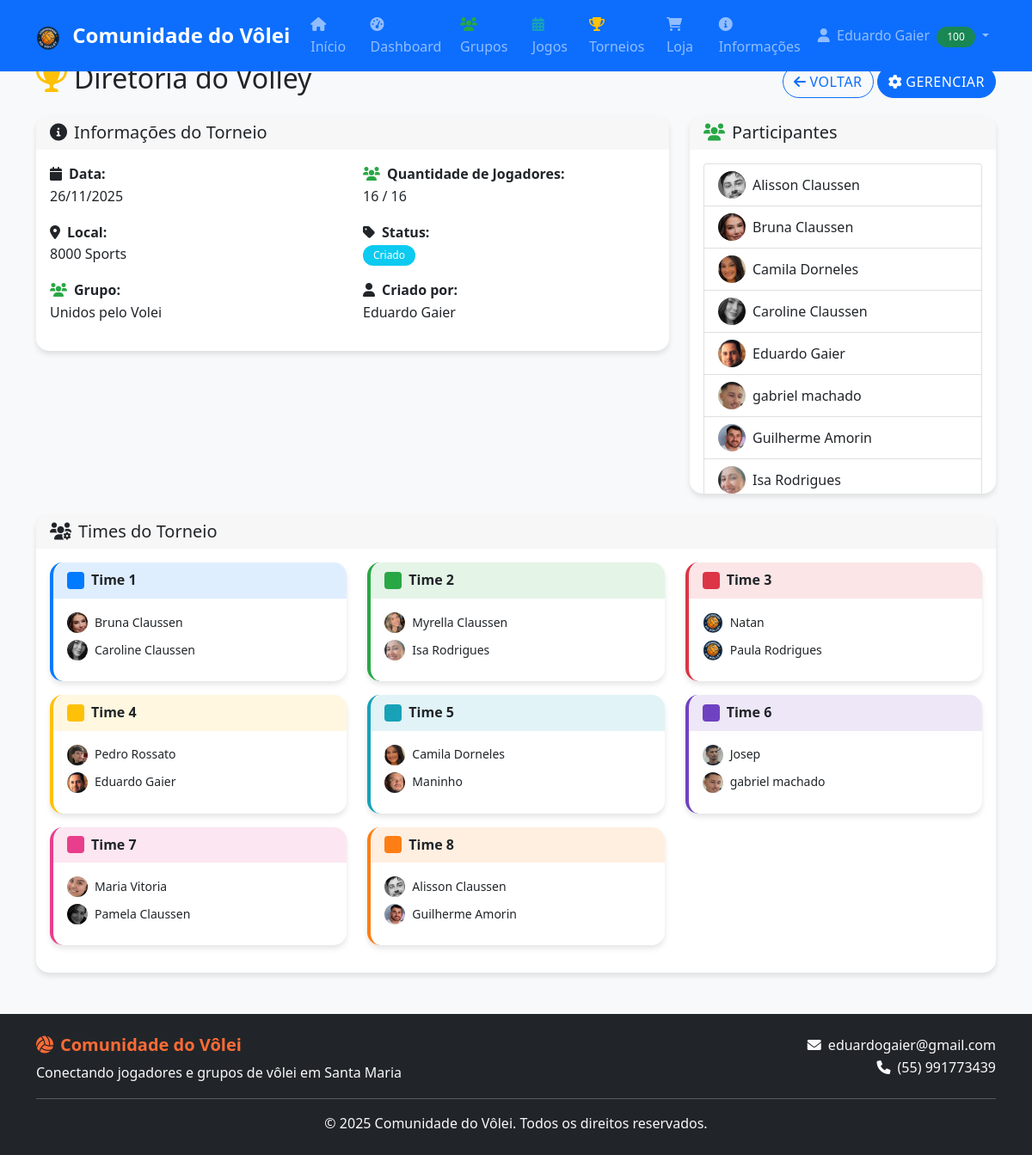
The app's page /torneio.php?id=20 (signed in) with its own data.
### tables this page shows
CREATE TABLE `usuarios` (
  `id` int(11) NOT NULL,
  `nome` varchar(100) NOT NULL,
  `usuario` varchar(50) NOT NULL,
  `cpf` varchar(14) DEFAULT NULL,
  `telefone` varchar(15) DEFAULT NULL,
  `email` varchar(100) NOT NULL,
  `senha` varchar(255) NOT NULL,
  `nivel` enum('Iniciante','Intermediário','Avançado','Profissional') NOT NULL,
  `genero` enum('Masculino','Feminino') NOT NULL DEFAULT 'Masculino',
  `disponibilidade` text DEFAULT NULL,
  `data_aniversario` date DEFAULT NULL,
  `reputacao` int(11) DEFAULT 0,
  `foto_perfil` varchar(255) DEFAULT NULL,
  `data_cadastro` timestamp NOT NULL DEFAULT current_timestamp(),
  `ativo` tinyint(1) DEFAULT 1,
  `is_premium` tinyint(1) DEFAULT 0,
  `premium_ativado_em` timestamp NULL DEFAULT NULL,
  `premium_expira_em` timestamp NULL DEFAULT NULL,
  `ultimo_pagamento` timestamp NULL DEFAULT NULL,
  `is_admin` tinyint(1) DEFAULT 0
);

CREATE TABLE `torneios` (
  `id` int(11) NOT NULL,
  `nome` varchar(100) NOT NULL,
  `descricao` text DEFAULT NULL,
  `grupo_id` int(11) DEFAULT NULL,
  `tipo` enum('grupo','avulso') DEFAULT 'grupo',
  `data_inicio` datetime NOT NULL,
  `data_fim` datetime DEFAULT NULL,
  `max_participantes` int(11) DEFAULT 16,
  `quantidade_times` int(11) DEFAULT NULL,
  `integrantes_por_time` int(11) DEFAULT NULL,
  `modalidade` enum('todos_contra_todos','todos_chaves') DEFAULT NULL,
  `quantidade_grupos` int(11) DEFAULT NULL,
  `status` enum('Criado','Inscrições Abertas','Em Andamento','Finalizado','Cancelado') DEFAULT 'Criado',
  `criado_por` int(11) NOT NULL,
  `data_criacao` timestamp NOT NULL DEFAULT current_timestamp()
);

CREATE TABLE `grupos` (
  `id` int(11) NOT NULL,
  `nome` varchar(100) NOT NULL,
  `logo_id` int(11) DEFAULT NULL,
  `descricao` text DEFAULT NULL,
  `nivel` enum('Iniciante','Amador','Avançado','Profissional') DEFAULT NULL,
  `administrador_id` int(11) NOT NULL,
  `local_principal` varchar(200) DEFAULT NULL,
  `contato` text DEFAULT NULL,
  `ativo` tinyint(1) DEFAULT 1,
  `data_criacao` timestamp NOT NULL DEFAULT current_timestamp(),
  `modalidade` enum('Vôlei','Vôlei Quadra','Vôlei Areia','Beach Tênis') DEFAULT NULL
);

CREATE TABLE `torneio_participantes` (
  `id` int(11) NOT NULL,
  `torneio_id` int(11) NOT NULL,
  `usuario_id` int(11) DEFAULT NULL,
  `nome_avulso` varchar(100) DEFAULT NULL,
  `ordem` int(11) DEFAULT 0,
  `data_inscricao` timestamp NOT NULL DEFAULT current_timestamp(),
  `posicao_final` int(11) DEFAULT NULL
);

CREATE TABLE `torneio_times` (
  `id` int(11) NOT NULL,
  `torneio_id` int(11) NOT NULL,
  `nome` varchar(50) NOT NULL,
  `cor` varchar(20) DEFAULT '#007bff',
  `ordem` int(11) DEFAULT 0,
  `data_criacao` timestamp NOT NULL DEFAULT current_timestamp()
);

### torneio.php (the view, shortened to what the rows shown need)
<?php
require_once 'includes/db_connect.php';
$torneio_id = isset($_GET['id']) ? (int)$_GET['id'] : 0;
$sql = "SELECT t.*, g.nome AS grupo_nome, g.local_principal AS grupo_local, u.nome AS criado_por_nome
        FROM torneios t
        LEFT JOIN grupos g ON g.id = t.grupo_id
        LEFT JOIN usuarios u ON u.id = t.criado_por
        WHERE t.id = ?";
$stmt = executeQuery($pdo, $sql, [$torneio_id]);
$torneio = $stmt ? $stmt->fetch() : false;
$sql = "SELECT tp.*, u.nome AS usuario_nome, u.foto_perfil
        FROM torneio_participantes tp
        LEFT JOIN usuarios u ON u.id = tp.usuario_id
        WHERE tp.torneio_id = ?";
$stmt = executeQuery($pdo, $sql, [$torneio_id]);
$participantes = $stmt ? $stmt->fetchAll() : [];
$sql = "SELECT * FROM torneio_times WHERE torneio_id = ? ORDER BY ordem ASC, id ASC";
$stmt = executeQuery($pdo, $sql, [$torneio_id]);
$times = $stmt ? $stmt->fetchAll() : [];
$quantidade_times = (int)($torneio['quantidade_times'] ?? 0);
if (count($times) > 0) {
    $timesPorOrdem = [];
    foreach ($times as $time) {
        $ordem = (int)$time['ordem'];
        if (!isset($timesPorOrdem[$ordem])) {
            $timesPorOrdem[$ordem] = $time;
        }
    }
    ksort($timesPorOrdem);
    if ($quantidade_times > 0) {
        $timesFiltrados = [];
        for ($i = 1; $i <= $quantidade_times; $i++) {
            if (isset($timesPorOrdem[$i])) {
                $timesFiltrados[] = $timesPorOrdem[$i];
            }
        }
        $times = $timesFiltrados;
    } else {
        $times = array_values($timesPorOrdem);
    }
}
include 'includes/header.php';
?>
<div class="row mb-3">
    <div class="col-12 d-flex justify-content-between align-items-center">
        <h2>
            <i class="fas fa-trophy me-2"></i><?php echo htmlspecialchars($torneio['nome']); ?>
        </h2>
        <div>
            <a href="torneios.php" class="btn btn-outline-primary">
            </a>
            <?php
            $sou_criador = ((int)$torneio['criado_por'] === (int)$_SESSION['user_id']);
            $sou_admin_grupo = false;
            if ($torneio['grupo_id']) {
                $sql = "SELECT administrador_id FROM grupos WHERE id = ?";
                $stmt = executeQuery($pdo, $sql, [$torneio['grupo_id']]);
                $grupo = $stmt ? $stmt->fetch() : false;
                $sou_admin_grupo = $grupo && ((int)$grupo['administrador_id'] === (int)$_SESSION['user_id']);
            }
            if ($sou_criador || $sou_admin_grupo || isAdmin($pdo, $_SESSION['user_id'])):
            ?>
                <a href="admin/gerenciar_torneio.php?id=<?php echo $torneio_id; ?>" class="btn btn-primary">
                </a>
            <?php endif; ?>
        </div>
    </div>
</div>
<div class="row mb-4">
    <div class="col-md-8">
        <div class="card">
            <div class="card-body">
                <div class="row">
                    <div class="col-md-6 mb-3">
                        <strong><i class="fas fa-calendar me-2"></i>Data:</strong><br>
                        <?php
                        $dataTorneio = $torneio['data_inicio'] ?? '';
                        echo $dataTorneio ? date('d/m/Y', strtotime($dataTorneio)) : 'Não definida';
                        ?>
                    </div>
                    <div class="col-md-6 mb-3">
                        <strong><i class="fas fa-users me-2"></i>Quantidade de Jogadores:</strong><br>
                        <?php
                        $maxParticipantes = $torneio['max_participantes'] ?? $torneio['quantidade_participantes'] ?? 0;
                        echo (int)count($participantes);
                        if ($maxParticipantes > 0) {
                            echo ' / ' . (int)$maxParticipantes;
                        }
                        ?>
                    </div>
                    <div class="col-md-6 mb-3">
                        <strong><i class="fas fa-map-marker-alt me-2"></i>Local:</strong><br>
                        <?php
                        $local = 'Não definido';
                        if (!empty($torneio['grupo_local'])) {
                            $local = $torneio['grupo_local'];
                        } elseif (!empty($torneio['local'])) {
                            $local = $torneio['local'];
                        }
                        echo htmlspecialchars($local);
                        ?>
                    </div>
                    <div class="col-md-6 mb-3">
                        <strong><i class="fas fa-tag me-2"></i>Status:</strong><br>
                        <span class="badge bg-<?php
                            echo $torneio['status'] === 'Inscrições Abertas' ? 'success' :
                                ($torneio['status'] === 'Em Andamento' ? 'warning' :
                                ($torneio['status'] === 'Criado' ? 'info' : 'secondary'));
                        ?>">
                            <?php echo htmlspecialchars($torneio['status']); ?>
                        </span>
                    </div>
                    <div class="col-md-6 mb-3">
                        <strong><i class="fas fa-users me-2"></i>Grupo:</strong><br>
                        <?php echo htmlspecialchars($torneio['grupo_nome'] ?: 'Torneio Avulso'); ?>
                    </div>
                    <div class="col-md-6 mb-3">
                        <strong><i class="fas fa-user me-2"></i>Criado por:</strong><br>
                        <?php echo htmlspecialchars($torneio['criado_por_nome']); ?>
                    </div>
                </div>
            </div>
        </div>
    </div>
    <div class="col-md-4">
        <div class="card">
            <div class="card-body" style="max-height: 400px; overflow-y: auto;">
                <?php if (empty($participantes)): ?>
                    <p class="text-muted mb-0">Nenhum participante inscrito ainda.</p>
                <?php else: ?>
                    <div class="list-group">
                        <?php foreach ($participantes as $p): ?>
                            <div class="list-group-item">
                                <div class="d-flex align-items-center gap-2">
                                    <?php if ($p['usuario_id']): ?>
                                        <?php
                                        $avatar = $p['foto_perfil'] ?: 'assets/arquivos/logo.png';
                                        ?>
                                        <img src="<?php echo htmlspecialchars($avatar); ?>"
                                             class="rounded-circle" width="32" height="32"
                                             style="object-fit:cover;" alt="Avatar">
                                        <span><?php echo htmlspecialchars($p['usuario_nome']); ?></span>
                                    <?php else: ?>
                                        <i class="fas fa-user"></i>
                                        <span><?php echo htmlspecialchars($p['nome_avulso']); ?></span>
                                    <?php endif; ?>
                                </div>
                            </div>
                        <?php endforeach; ?>
                    </div>
                <?php endif; ?>
            </div>
        </div>
    </div>
</div>
<?php if (!empty($times)): ?>
<div class="row">
    <div class="col-12">
        <div class="card">
            <div class="card-body">
                <div class="row">
                    <?php foreach ($times as $time): ?>
                        <div class="col-md-6 col-lg-4 mb-3">
                            <div class="card" style="border-left: 4px solid <?php echo htmlspecialchars($time['cor']); ?>;">
                                <div class="card-header" style="background-color: <?php echo htmlspecialchars($time['cor']); ?>20;">
                                    <div class="d-flex align-items-center gap-2">
                                        <div style="width: 20px; height: 20px; background-color: <?php echo htmlspecialchars($time['cor']); ?>; border-radius: 4px;"></div>
                                        <strong><?php echo htmlspecialchars($time['nome']); ?></strong>
                                    </div>
                                </div>
                                <div class="card-body">
                                    <?php if (empty($time['integrantes'])): ?>
                                        <p class="text-muted mb-0"><small>Nenhum integrante</small></p>
                                    <?php else: ?>
                                        <?php foreach ($time['integrantes'] as $integ): ?>
                                            <div class="d-flex align-items-center gap-2 mb-2">
                                                <?php if ($integ['usuario_id']): ?>
                                                    <?php
                                                    $avatar = $integ['foto_perfil'] ?: 'assets/arquivos/logo.png';
                                                    ?>
                                                    <img src="<?php echo htmlspecialchars($avatar); ?>"
                                                         class="rounded-circle" width="24" height="24"
                                                         style="object-fit:cover;" alt="Avatar">
                                                    <small><?php echo htmlspecialchars($integ['usuario_nome']); ?></small>
                                                <?php else: ?>
                                                    <small><?php echo htmlspecialchars($integ['nome_avulso']); ?></small>
                                                <?php endif; ?>
                                            </div>
                                        <?php endforeach; ?>
                                    <?php endif; ?>
                                </div>
                            </div>
                        </div>
                    <?php endforeach; ?>
                </div>
            </div>
        </div>
    </div>
</div>
<?php endif; ?>
<?php include 'includes/footer.php'; ?>

### includes/header.php (shortened to what the rows shown need)
<!DOCTYPE html>
<html lang="pt-BR">
<head>
    <link href="https://cdn.jsdelivr.net/npm/bootstrap@5.1.3/dist/css/bootstrap.min.css" rel="stylesheet">
    <link href="https://cdnjs.cloudflare.com/ajax/libs/font-awesome/6.0.0/css/all.min.css" rel="stylesheet">
    <?php
    $depth = 0;
    $css_path = $depth > 0 ? str_repeat('../', $depth) . 'assets/css/style.css' : 'assets/css/style.css';
    ?>
    <link href="<?php echo htmlspecialchars($css_path); ?>" rel="stylesheet">
</head>
<body>
    <nav class="navbar navbar-expand-lg navbar-dark bg-primary fixed-top">
        <div class="container">
            <div class="collapse navbar-collapse" id="navbarNav">
                <ul class="navbar-nav">
                    <?php if (isLoggedIn()): ?>
                        <?php
                        $usuario = getUserById($pdo, $_SESSION['user_id']);
                        ?>
                        <li class="nav-item dropdown">
                            <a class="nav-link dropdown-toggle" href="#" id="navbarDropdown" role="button" data-bs-toggle="dropdown">
                                <i class="fas fa-user me-1"></i>
                                <?php echo htmlspecialchars($usuario['nome']); ?>
                                <?php
                                    $repHeader = (int)($usuario['reputacao'] ?? 0);
                                    $repHeaderClass = 'bg-danger';
                                    $repHeaderStyle = '';
                                    if ($repHeader > 75) { $repHeaderClass = 'bg-success'; }
                                    elseif ($repHeader > 50) { $repHeaderClass = 'bg-warning text-dark'; }
                                    elseif ($repHeader > 25) { $repHeaderClass = 'text-dark'; $repHeaderStyle = 'background-color:#fd7e14;'; }
                                ?>
                                <span class="badge ms-1 <?php echo $repHeaderClass; ?>" style="<?php echo $repHeaderStyle; ?>"><?php echo $repHeader; ?></span>
                            </a>
                        </li>
                    <?php endif; ?>
                </ul>
            </div>
        </div>
    </nav>
    <main class="main-content">
        <div class="container mt-5 pt-4">

### records on screen
usuarios: nome "Eduardo Gaier", reputacao "100"
torneios: nome "Diretoria do Volley", data_inicio "26/11/2025", max_participantes "16", grupo.local_principal "8000 Sports", status "Criado", grupo.nome "Unidos pelo Volei", criado_por.nome "Eduardo Gaier"
torneio_participantes: usuario.foto_perfil (picture), usuario.nome "Alisson Claussen"
torneio_participantes: usuario.foto_perfil (picture), usuario.nome "Bruna Claussen"
torneio_participantes: usuario.foto_perfil (picture), usuario.nome "Camila Dorneles"
torneio_participantes: usuario.foto_perfil (picture), usuario.nome "Caroline Claussen"
torneio_participantes: usuario.foto_perfil (picture), usuario.nome "Eduardo Gaier"
torneio_participantes: usuario.foto_perfil (picture), usuario.nome "gabriel machado"
torneio_participantes: usuario.foto_perfil (picture), usuario.nome "Guilherme Amorin"
torneio_participantes: usuario.foto_perfil (picture), usuario.nome "Isa Rodrigues"
torneio_times: nome "Time 1"
torneio_times: nome "Time 2"
torneio_participantes: usuario.foto_perfil (picture), usuario.nome "Myrella Claussen"
torneio_times: nome "Time 3"
torneio_participantes: usuario.nome "Natan"
torneio_participantes: usuario.nome "Paula Rodrigues"
torneio_times: nome "Time 4"
torneio_participantes: usuario.foto_perfil (picture), usuario.nome "Pedro Rossato"
torneio_times: nome "Time 5"
torneio_participantes: usuario.foto_perfil (picture), usuario.nome "Maninho"
torneio_times: nome "Time 6"
torneio_participantes: usuario.foto_perfil (picture), usuario.nome "Josep"
torneio_times: nome "Time 7"
torneio_participantes: usuario.foto_perfil (picture), usuario.nome "Maria Vitoria"
torneio_participantes: usuario.foto_perfil (picture), usuario.nome "Pamela Claussen"
torneio_times: nome "Time 8"

### other values on screen
count($participantes) "16"
